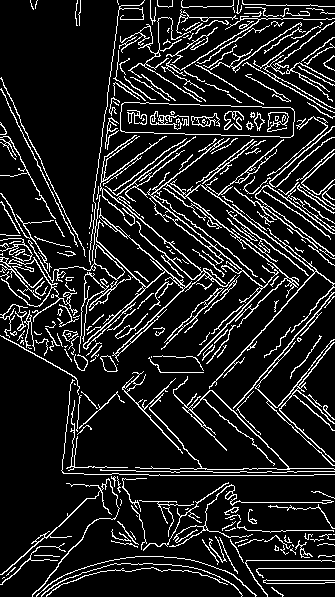
#> input picture whatapp-integration/output_edges.png, 335 x 597 px, given in place of image_from_different_angel.jpg, which was not available
$ python v2_test.py   (older library calls are emulated)
#> lines starting #> are read from the running program, lines starting #| are printed output that depends on the picture; pictures that were not available may be replaced by others from this repository, and a replacement may not be noted
#> in main, image is the input picture: shape (597, 335, 3); 12.6% white in thin lines or dots
#| Input image: 335 x 597
import cv2
import numpy as np

from dataclasses import dataclass
from skimage.segmentation import slic


# ============================================================
# CONFIGURATION
# ============================================================

@dataclass
class Config:

    # Processing
    max_width: int = 1280

    # SLIC
    n_segments: int = 900
    compactness: float = 12.0

    # Canny
    canny_low: int = 40
    canny_high: int = 130

    # Hough
    hough_threshold: int = 45
    min_line_length: int = 45
    max_line_gap: int = 25

    # Boundary search
    boundary_min_ratio: float = 0.35
    boundary_max_ratio: float = 0.90

    # Morphology
    morphology_size: int = 5

    # Minimum component
    min_component_ratio: float = 0.0015

    # Visualization
    overlay_alpha: float = 0.45


# ============================================================
# IMAGE PREPROCESSING
# ============================================================

class ImagePreprocessor:

    def __init__(self, cfg):
        self.cfg = cfg

    def resize(self, image):

        h, w = image.shape[:2]

        if w <= self.cfg.max_width:
            return image

        scale = self.cfg.max_width / w

        new_size = (
            self.cfg.max_width,
            int(h * scale)
        )

        return cv2.resize(
            image,
            new_size,
            interpolation=cv2.INTER_AREA
        )

    def illumination_normalization(self, image):

        lab = cv2.cvtColor(
            image,
            cv2.COLOR_BGR2LAB
        )
#> lab: shape (597, 335, 3); mean of channels 0, 1, 2 32.1, 128, 128

        l, a, b = cv2.split(lab)
#> l: shape (597, 335); 12.6% white in thin lines or dots
#> a: shape (597, 335); every value is 128

        clahe = cv2.createCLAHE(
            clipLimit=2.0,
            tileGridSize=(8, 8)
        )

        l = clahe.apply(l)
#> l: shape (597, 335); values 3 (black) and 255 (white), 12.6% white in thin lines or dots

        return cv2.cvtColor(
            cv2.merge((l, a, b)),
            cv2.COLOR_LAB2BGR
        )
#> returned value: shape (597, 335, 3); values 4 (black) and 255 (white), 12.6% white in thin lines or dots

    def process(self, image):

        image = self.resize(image)

        image = self.illumination_normalization(
            image
        )

        return image


# ============================================================
# FEATURE EXTRACTION
# ============================================================

class FeatureExtractor:

    def __init__(self):
        pass

    def lab(self, image):

        return cv2.cvtColor(
            image,
            cv2.COLOR_BGR2LAB
        )

    def hsv(self, image):

        return cv2.cvtColor(
            image,
            cv2.COLOR_BGR2HSV
        )

    def grayscale(self, image):

        return cv2.cvtColor(
            image,
            cv2.COLOR_BGR2GRAY
        )

    def edges(self, image, cfg):

        gray = self.grayscale(image)

        gray = cv2.GaussianBlur(
            gray,
            (5, 5),
            0
        )
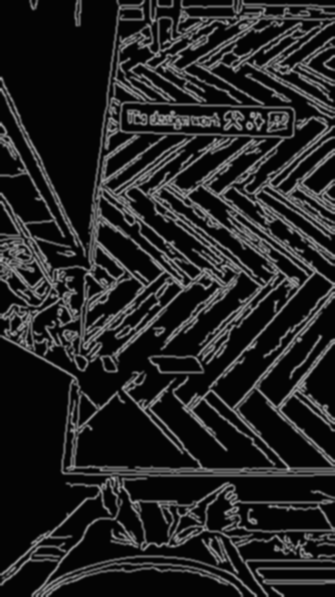
#> gray: shape (597, 335); min 4, max 184, mean 35.6

        return cv2.Canny(
            gray,
            cfg.canny_low,
            cfg.canny_high
        )
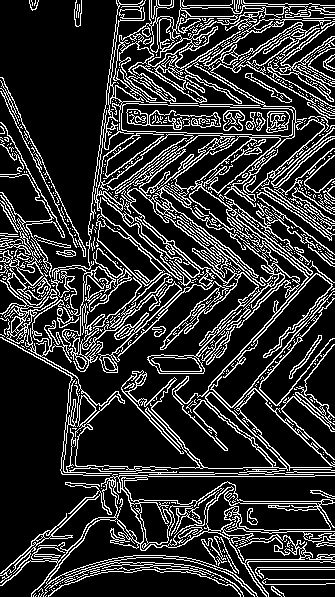
#> returned value: shape (597, 335); 19.4% white in thin lines or dots

    def gradient(self, image):

        gray = self.grayscale(image)

        gx = cv2.Sobel(
            gray,
            cv2.CV_32F,
            1,
            0,
            ksize=3
        )
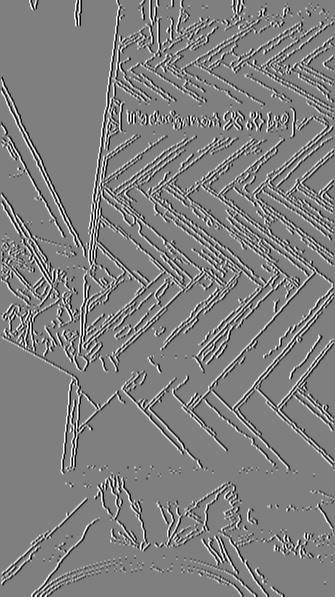
#> gx: shape (597, 335) float32; min -1004, max 1004, mean 0.3; drawn with min black and max white

        gy = cv2.Sobel(
            gray,
            cv2.CV_32F,
            0,
            1,
            ksize=3
        )
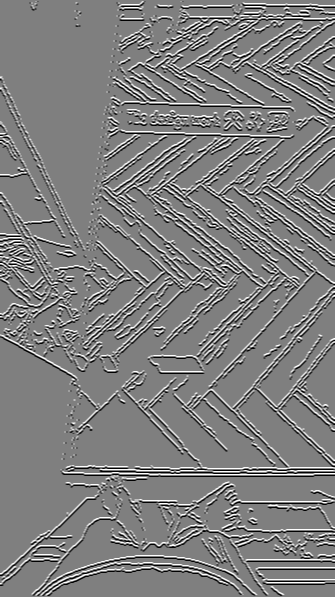
#> gy: shape (597, 335) float32; min -1004, max 1004, mean 0; drawn with min black and max white

        magnitude = cv2.magnitude(
            gx,
            gy
        )
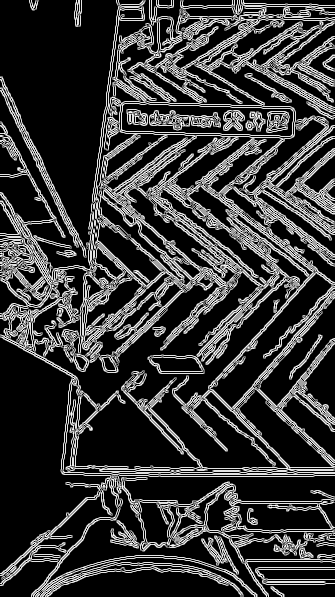
#> magnitude: shape (597, 335) float32; min 0, max 1122.5, mean 249.2; drawn with min black and max white

        magnitude = cv2.normalize(
            magnitude,
            None,
            0,
            255,
            cv2.NORM_MINMAX
        )

        return magnitude.astype(
            np.uint8
        )

    def texture(self, image):

        gray = self.grayscale(image)

        gray = gray.astype(
            np.float32
        )

        mean = cv2.blur(
            gray,
            (15, 15)
        )
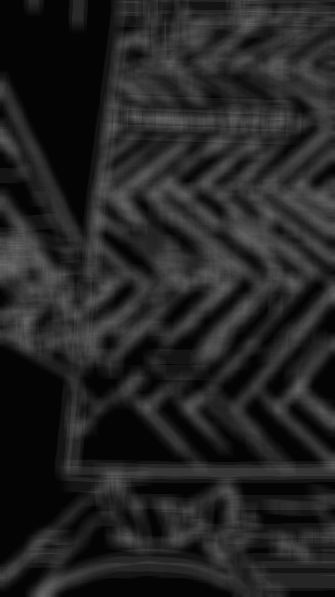
#> mean: shape (597, 335) float32; min 4, max 104.4, mean 35.6

        mean_square = cv2.blur(
            gray * gray,
            (15, 15)
        )
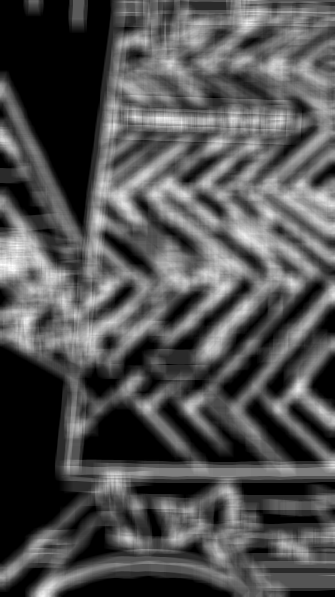
#> mean_square: shape (597, 335) float32; min 16, max 26019.6, mean 8203.8; drawn with min black and max white

        variance = (
            mean_square -
            mean * mean
        )

        variance = np.maximum(
            variance,
            0
        )

        variance = cv2.normalize(
            variance,
            None,
            0,
            255,
            cv2.NORM_MINMAX
        )
#> (the rest of the program and of its run is left out)
